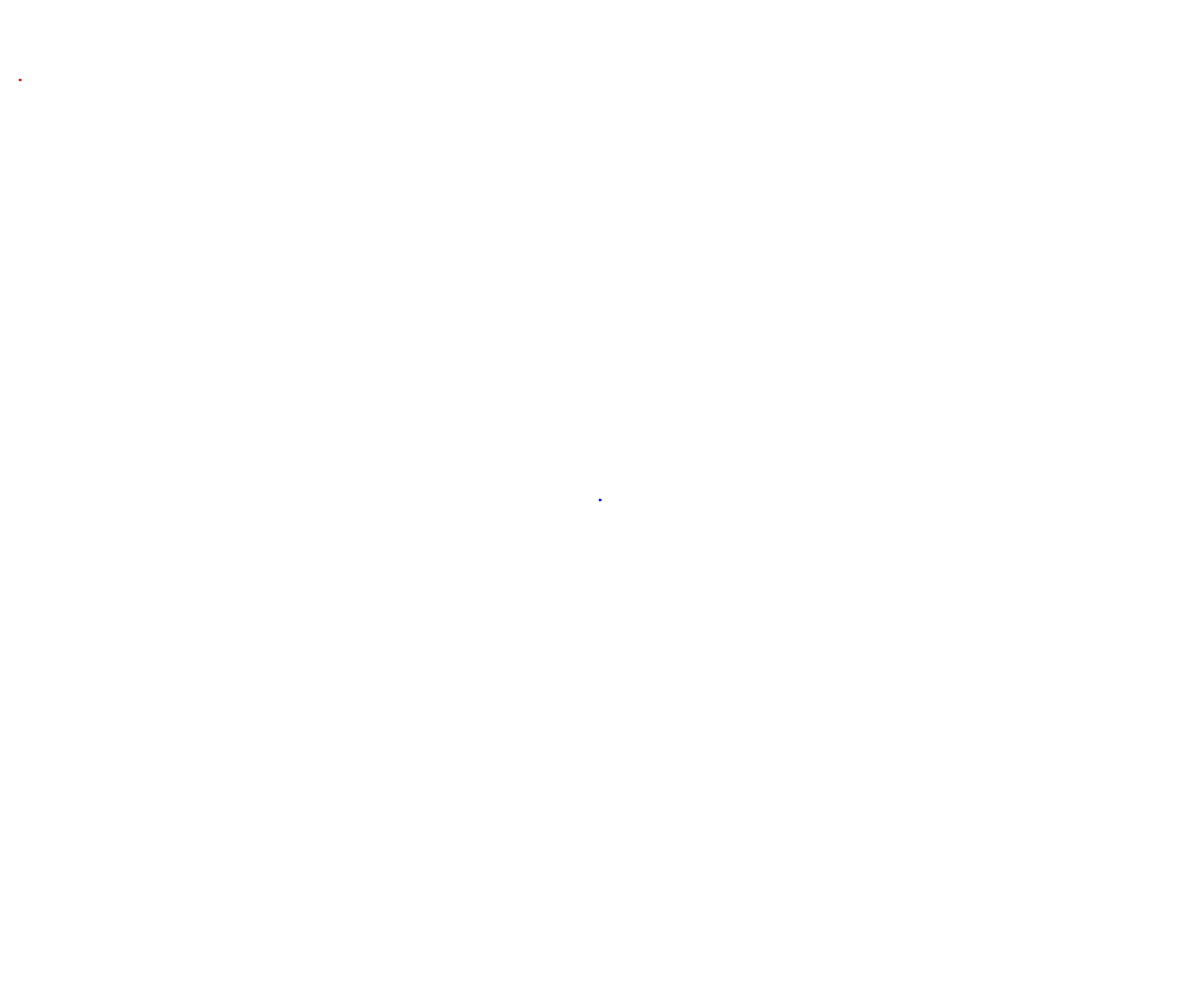
Frame 1 (no input)
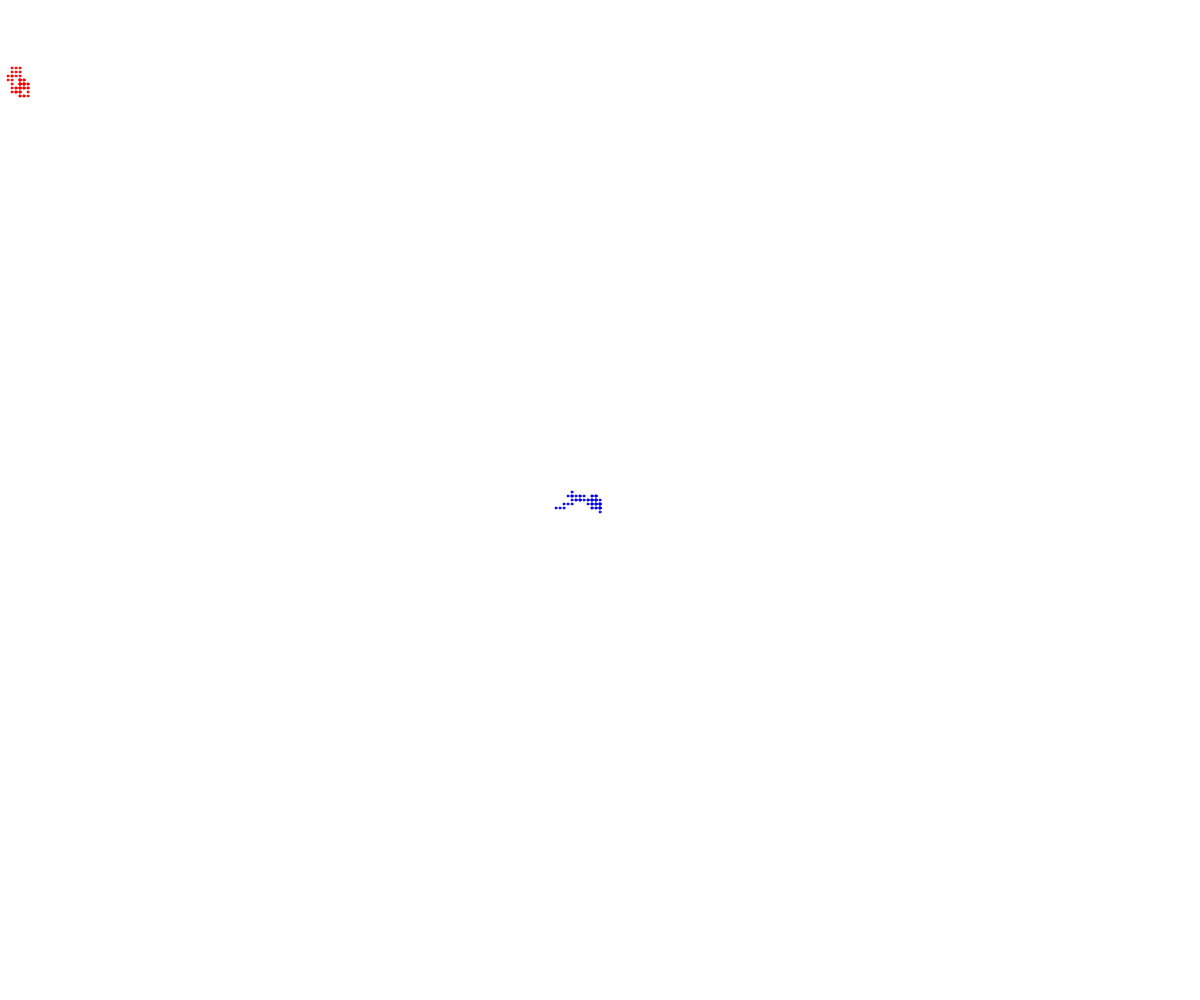
Frame 60 (no input)
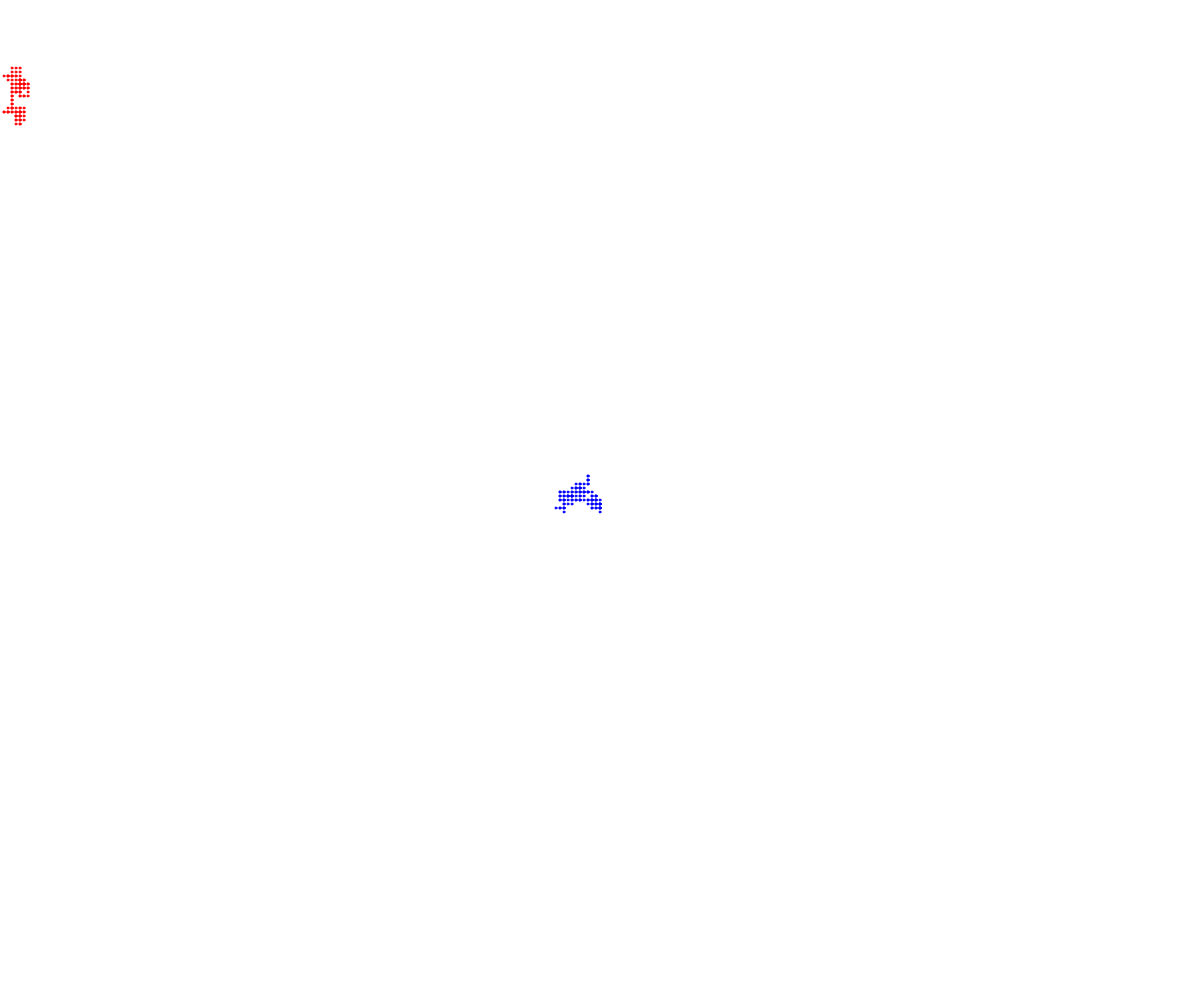
Frame 120 (the mouse pressed at the canvas centre since frame 60)

The p5.js sketch that drew these frames (run headless with seeded random() and noise() and a simulated clock; from frame 60 on, the mouse is pressed at the canvas centre):

// p5.js sketch
// ── sketch.js
//Walker OOP Demo

let blake;
let athiela;

function setup() {
  createCanvas(windowWidth, windowHeight);
  blake = new Walker(width/2,height/2,"blue");
  athiela = new Walker(20,80,"red");
}

function draw() {
  //background(220);
  blake.display();
  blake.move();
  athiela.display();
  athiela.move();
}

class Walker {
  constructor(x,y,theColor) {
    this.x = x;
    this.y = y;
    this.color = theColor;
    this.speed = 4;
    this.radius = 1;
  }
  display() {
    fill(this.color);
    stroke(this.color);
    circle(this.x, this.y, this.radius*2);
  }

  move() {
    let theChoice = random(100);

    if (theChoice < 25) {//up
      if (this.y - this.speed >=0) {
        this.y -= this.speed;

      }
    }
    else if (theChoice < 50) {//down
      if (this.y + this.speed <= height) {

        this.y += this.speed;
      }
    }
    else if (theChoice < 75) {//left
      if (this.x - this.speed >=0) {
        this.x -= this.speed;

      }
    }
    else {//right
      if (this.x + this.speed <= width) {
        this.x += this.speed;

      }
    }
  }
}
